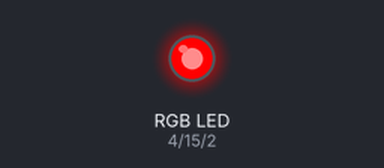
Bench run of a sketch on a simulated Arduino Uno, built with avr-gcc and run on an emulated ATmega328P. On the bench: an RGB LED mixed from three pins (HIGH = lit).

Above: at 1.0 s.
At 3.0 s:
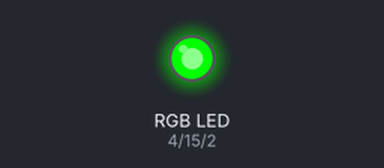
At 5.0 s:
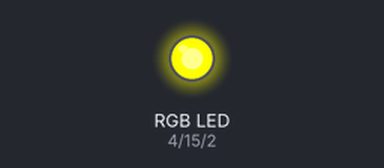
Timing chart, 0 to 7.8 s (numbered marks = the images above):
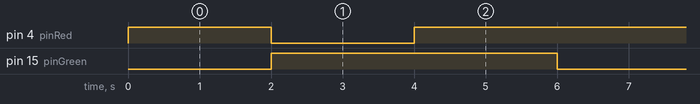

The sketch:

Sensor__RGB_.ino
```cpp
//Definición de las variables
int pinRed = 4;
int pinBlue = 2;
int pinGreen = 15;

//Definición de la función que se ejecuta una vez
void setup() {
  // put your setup code here, to run once:
  //Declaración del modo del pin a utilizar como salida:
  pinMode(pinRed, OUTPUT);
  pinMode(pinBlue, OUTPUT);
  pinMode(pinGreen, OUTPUT);
}

/*
  Declaración de la función que se estara
  ejecutando rapidamente
*/

void loop() {
  // put your main code here, to run repeatedly:
  //Se enciende el pin rojo.
  digitalWrite(pinBlue, 0);
  digitalWrite(pinGreen, 0);
  digitalWrite(pinRed, 255);
  delay(2000);

  //Se enciende el pin verde.
  digitalWrite(pinBlue, 0);
  digitalWrite(pinRed, 0);
  digitalWrite(pinGreen, 255);
  delay(2000);

  //Se enciende el pin amarillo.
  digitalWrite(pinRed, 255);
  digitalWrite(pinGreen, 255);
  digitalWrite(pinBlue, 0);
  delay(2000);
}
```

Measured:
- by itself, pin 4 (pinRed): repeats every 6.0 s: LOW 2.0 s, HIGH 4.0 s
- by itself, pin 15 (pinGreen): alternates HIGH for 4.0 s and LOW for 2.0 s
- by itself, everything shown: repeats every 6.0 s, in 3 steps
